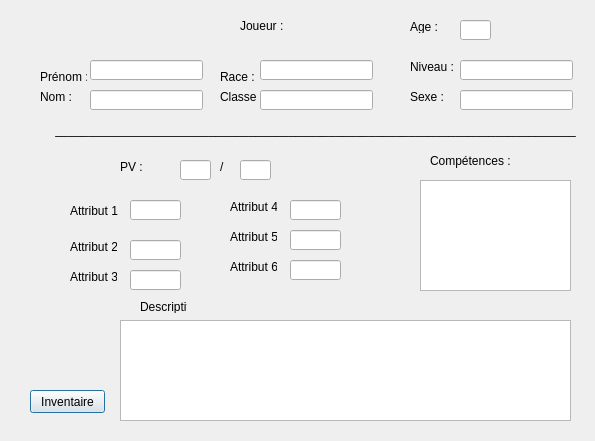
<?xml version="1.0" encoding="UTF-8"?>
<ui version="4.0">
 <class>formFeuillePersonnage</class>
 <widget class="QDialog" name="formFeuillePersonnage">
  <property name="geometry">
   <rect>
    <x>0</x>
    <y>0</y>
    <width>595</width>
    <height>441</height>
   </rect>
  </property>
  <property name="windowTitle">
   <string>Dialog</string>
  </property>
  <widget class="QLabel" name="label">
   <property name="geometry">
    <rect>
     <x>240</x>
     <y>10</y>
     <width>121</width>
     <height>31</height>
    </rect>
   </property>
   <property name="text">
    <string>Joueur :</string>
   </property>
  </widget>
  <widget class="QLabel" name="label_2">
   <property name="geometry">
    <rect>
     <x>40</x>
     <y>70</y>
     <width>47</width>
     <height>13</height>
    </rect>
   </property>
   <property name="text">
    <string>Prénom :</string>
   </property>
  </widget>
  <widget class="QLabel" name="label_3">
   <property name="geometry">
    <rect>
     <x>40</x>
     <y>90</y>
     <width>47</width>
     <height>13</height>
    </rect>
   </property>
   <property name="text">
    <string>Nom :</string>
   </property>
  </widget>
  <widget class="QLabel" name="label_4">
   <property name="geometry">
    <rect>
     <x>220</x>
     <y>70</y>
     <width>47</width>
     <height>13</height>
    </rect>
   </property>
   <property name="text">
    <string>Race :</string>
   </property>
  </widget>
  <widget class="QLabel" name="label_5">
   <property name="geometry">
    <rect>
     <x>220</x>
     <y>90</y>
     <width>47</width>
     <height>13</height>
    </rect>
   </property>
   <property name="text">
    <string>Classe :</string>
   </property>
  </widget>
  <widget class="QLineEdit" name="lineEdit">
   <property name="geometry">
    <rect>
     <x>90</x>
     <y>60</y>
     <width>113</width>
     <height>20</height>
    </rect>
   </property>
  </widget>
  <widget class="QLineEdit" name="lineEdit_2">
   <property name="geometry">
    <rect>
     <x>90</x>
     <y>90</y>
     <width>113</width>
     <height>20</height>
    </rect>
   </property>
  </widget>
  <widget class="QLineEdit" name="lineEdit_3">
   <property name="geometry">
    <rect>
     <x>260</x>
     <y>60</y>
     <width>113</width>
     <height>20</height>
    </rect>
   </property>
  </widget>
  <widget class="QLineEdit" name="lineEdit_4">
   <property name="geometry">
    <rect>
     <x>260</x>
     <y>90</y>
     <width>113</width>
     <height>20</height>
    </rect>
   </property>
  </widget>
  <widget class="QLabel" name="label_6">
   <property name="geometry">
    <rect>
     <x>410</x>
     <y>90</y>
     <width>47</width>
     <height>13</height>
    </rect>
   </property>
   <property name="text">
    <string>Sexe :</string>
   </property>
  </widget>
  <widget class="QLineEdit" name="lineEdit_5">
   <property name="geometry">
    <rect>
     <x>460</x>
     <y>90</y>
     <width>113</width>
     <height>20</height>
    </rect>
   </property>
  </widget>
  <widget class="QLabel" name="label_7">
   <property name="geometry">
    <rect>
     <x>20</x>
     <y>120</y>
     <width>591</width>
     <height>20</height>
    </rect>
   </property>
   <property name="text">
    <string>______________________________________________________________________________</string>
   </property>
   <property name="alignment">
    <set>Qt::AlignCenter</set>
   </property>
  </widget>
  <widget class="QListWidget" name="listWidget">
   <property name="geometry">
    <rect>
     <x>420</x>
     <y>180</y>
     <width>151</width>
     <height>111</height>
    </rect>
   </property>
  </widget>
  <widget class="QLabel" name="label_8">
   <property name="geometry">
    <rect>
     <x>430</x>
     <y>150</y>
     <width>81</width>
     <height>21</height>
    </rect>
   </property>
   <property name="text">
    <string>Compétences :</string>
   </property>
  </widget>
  <widget class="QLabel" name="label_9">
   <property name="geometry">
    <rect>
     <x>70</x>
     <y>200</y>
     <width>71</width>
     <height>21</height>
    </rect>
   </property>
   <property name="text">
    <string>Attribut 1</string>
   </property>
  </widget>
  <widget class="QLabel" name="label_10">
   <property name="geometry">
    <rect>
     <x>70</x>
     <y>240</y>
     <width>47</width>
     <height>13</height>
    </rect>
   </property>
   <property name="text">
    <string>Attribut 2 </string>
   </property>
  </widget>
  <widget class="QLabel" name="label_11">
   <property name="geometry">
    <rect>
     <x>70</x>
     <y>270</y>
     <width>47</width>
     <height>13</height>
    </rect>
   </property>
   <property name="text">
    <string>Attribut 3</string>
   </property>
  </widget>
  <widget class="QLabel" name="label_12">
   <property name="geometry">
    <rect>
     <x>230</x>
     <y>200</y>
     <width>47</width>
     <height>13</height>
    </rect>
   </property>
   <property name="text">
    <string>Attribut 4</string>
   </property>
  </widget>
  <widget class="QLabel" name="label_13">
   <property name="geometry">
    <rect>
     <x>230</x>
     <y>230</y>
     <width>47</width>
     <height>13</height>
    </rect>
   </property>
   <property name="text">
    <string>Attribut 5</string>
   </property>
  </widget>
  <widget class="QLabel" name="label_14">
   <property name="geometry">
    <rect>
     <x>230</x>
     <y>260</y>
     <width>47</width>
     <height>13</height>
    </rect>
   </property>
   <property name="text">
    <string>Attribut 6</string>
   </property>
  </widget>
  <widget class="QLineEdit" name="lineEdit_6">
   <property name="geometry">
    <rect>
     <x>130</x>
     <y>200</y>
     <width>51</width>
     <height>20</height>
    </rect>
   </property>
  </widget>
  <widget class="QLineEdit" name="lineEdit_7">
   <property name="geometry">
    <rect>
     <x>130</x>
     <y>240</y>
     <width>51</width>
     <height>20</height>
    </rect>
   </property>
  </widget>
  <widget class="QLineEdit" name="lineEdit_8">
   <property name="geometry">
    <rect>
     <x>130</x>
     <y>270</y>
     <width>51</width>
     <height>20</height>
    </rect>
   </property>
  </widget>
  <widget class="QLineEdit" name="lineEdit_9">
   <property name="geometry">
    <rect>
     <x>290</x>
     <y>200</y>
     <width>51</width>
     <height>20</height>
    </rect>
   </property>
  </widget>
  <widget class="QLineEdit" name="lineEdit_10">
   <property name="geometry">
    <rect>
     <x>290</x>
     <y>230</y>
     <width>51</width>
     <height>20</height>
    </rect>
   </property>
  </widget>
  <widget class="QLineEdit" name="lineEdit_11">
   <property name="geometry">
    <rect>
     <x>290</x>
     <y>260</y>
     <width>51</width>
     <height>20</height>
    </rect>
   </property>
  </widget>
  <widget class="QLabel" name="label_15">
   <property name="geometry">
    <rect>
     <x>120</x>
     <y>160</y>
     <width>47</width>
     <height>13</height>
    </rect>
   </property>
   <property name="text">
    <string>PV :</string>
   </property>
  </widget>
  <widget class="QLabel" name="label_16">
   <property name="geometry">
    <rect>
     <x>220</x>
     <y>160</y>
     <width>47</width>
     <height>13</height>
    </rect>
   </property>
   <property name="text">
    <string>/</string>
   </property>
  </widget>
  <widget class="QLineEdit" name="lineEdit_12">
   <property name="geometry">
    <rect>
     <x>180</x>
     <y>160</y>
     <width>31</width>
     <height>20</height>
    </rect>
   </property>
  </widget>
  <widget class="QLineEdit" name="lineEdit_13">
   <property name="geometry">
    <rect>
     <x>240</x>
     <y>160</y>
     <width>31</width>
     <height>20</height>
    </rect>
   </property>
  </widget>
  <widget class="QLabel" name="label_17">
   <property name="geometry">
    <rect>
     <x>410</x>
     <y>60</y>
     <width>47</width>
     <height>13</height>
    </rect>
   </property>
   <property name="text">
    <string>Niveau :</string>
   </property>
  </widget>
  <widget class="QLineEdit" name="lineEdit_14">
   <property name="geometry">
    <rect>
     <x>460</x>
     <y>60</y>
     <width>113</width>
     <height>20</height>
    </rect>
   </property>
  </widget>
  <widget class="QLabel" name="label_18">
   <property name="geometry">
    <rect>
     <x>410</x>
     <y>20</y>
     <width>47</width>
     <height>13</height>
    </rect>
   </property>
   <property name="text">
    <string>Age :</string>
   </property>
  </widget>
  <widget class="QLineEdit" name="lineEdit_15">
   <property name="geometry">
    <rect>
     <x>460</x>
     <y>20</y>
     <width>31</width>
     <height>20</height>
    </rect>
   </property>
  </widget>
  <widget class="QTextEdit" name="textEdit">
   <property name="geometry">
    <rect>
     <x>120</x>
     <y>320</y>
     <width>451</width>
     <height>101</height>
    </rect>
   </property>
  </widget>
  <widget class="QLabel" name="label_19">
   <property name="geometry">
    <rect>
     <x>140</x>
     <y>300</y>
     <width>47</width>
     <height>13</height>
    </rect>
   </property>
   <property name="text">
    <string>Descriptif :</string>
   </property>
  </widget>
  <widget class="QPushButton" name="pushButton">
   <property name="geometry">
    <rect>
     <x>30</x>
     <y>390</y>
     <width>75</width>
     <height>23</height>
    </rect>
   </property>
   <property name="text">
    <string>Inventaire</string>
   </property>
  </widget>
 </widget>
 <resources/>
 <connections/>
</ui>
